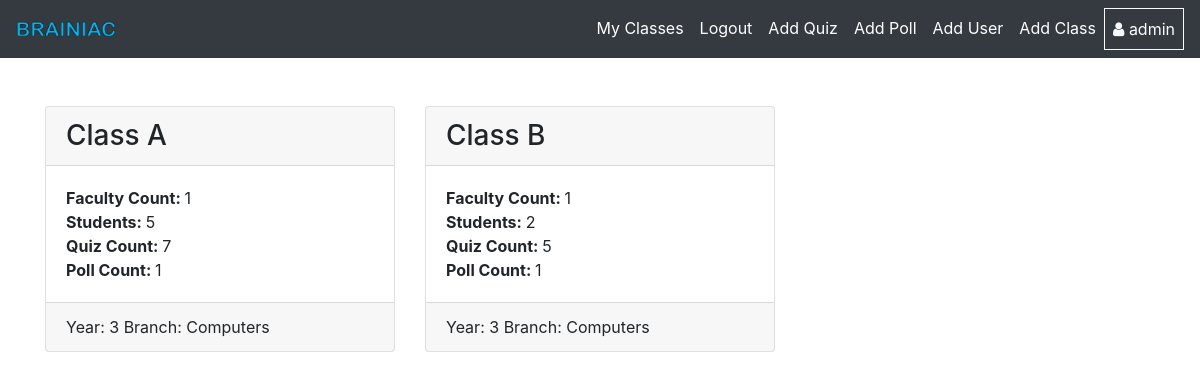
The app's page /quiz/ (signed in), older data.
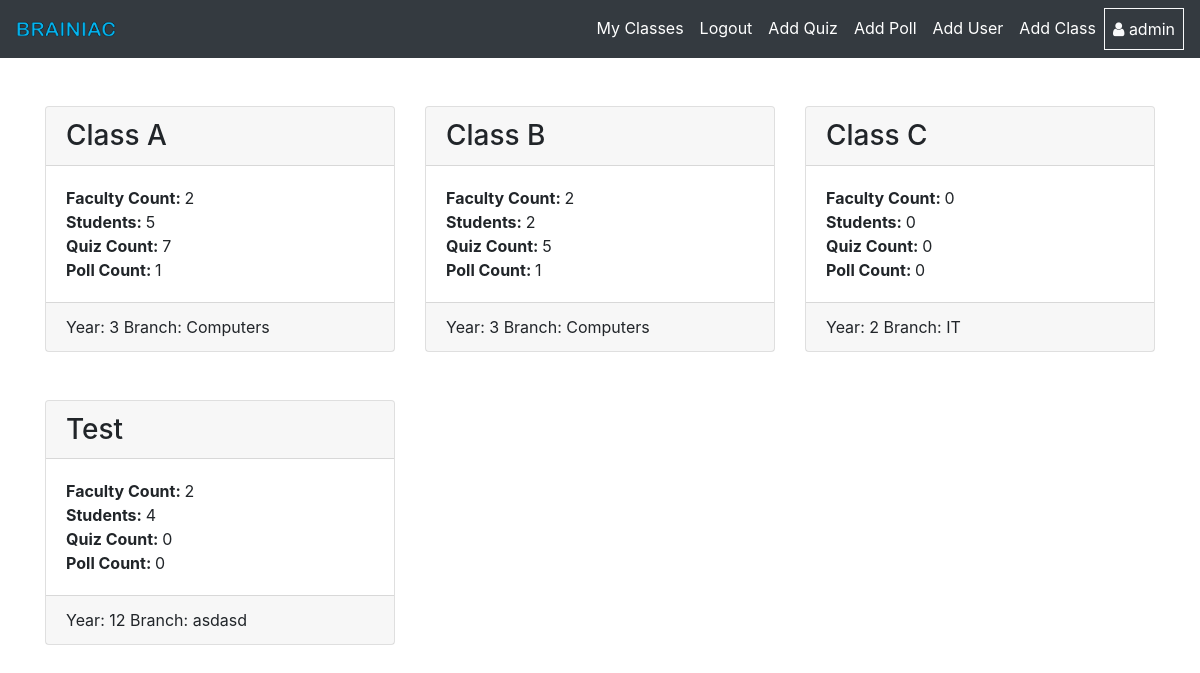
The same page, newer data.
### quiz/models.py (models this page shows, shortened)
class Class(models.Model):
    class_name = models.CharField(max_length=20)
    year = models.IntegerField(primary_key=False,null=False,blank=False)
    branch = models.CharField(max_length=50)
    user = models.ManyToManyField(User)

### quiz/views.py (the view)
# urls.py: 2. Add a URL to urlpatterns:  path('', views.home, name='home')
@login_required(login_url='/')
def home(request):
    class_list = list(Class.objects.filter(user=request.user))
    faculty_count = []
    student_count = []
    poll_count = []
    quiz_count = []
    for each in class_list:
        temp_teach = []
        temp_stud = []
        for user in each.user.all():
            if user.is_superuser :
                continue
            elif str(user.job.status) == 'teacher':
                temp_teach.append(user)
            else:
                temp_stud.append(user)
        faculty_count.append(len(temp_teach))
        student_count.append(len(temp_stud))
        temp_teach.clear()
        temp_stud.clear()
        quiz_count.append(Quiz.objects.filter(
            make_visible=True).filter(classes=each).count())
        poll_count.append(Poll.objects.filter(activate=True).filter(classes=each).count())
    class_info = zip(class_list, faculty_count, student_count, quiz_count, poll_count)
    context = {
        'class_list': class_info
    }
    return render(request, 'quiz/home.html', context)

### templates/quiz/home.html (shortened to what this page needs)
{% extends "./base.html" %}
{% block content %}
<div class="container ">
    <div class="row py-5">
        {% for class,faculty_count,student_count,quiz_count,poll_count in class_list %}
        <div class="col-md-4">
            <div class="card mb-5">
                <h3 class="card-header">{{class.class_name}}</h3>
                <div class="card-body">
                    <div>
                        <strong>Faculty Count: </strong>{{faculty_count}}
                    </div>
                    <div>
                        <strong>Students: </strong>{{student_count}}
                    </div>
                    <div>
                        <strong>Quiz Count: </strong>{{quiz_count}}
                    </div>
                    <div>
                        <strong>Poll Count: </strong>{{poll_count}}
                    </div>
                </div>
                <div class="card-footer">
                    Year: {{class.year}}
                    Branch: {{class.branch}}
                </div>
            </div>
        </div>
        {% endfor %}
        <div class="col-md-3">
        </div>
    </div>
</div>
{% endblock %}

Row changes from the older to the newer data that the page shows:
computed for Class "Class A": id "1" → "2"
computed for Class "Class B": id "1" → "2"
added Class: class_name "Class C", faculty_count "0", student_count "0", quiz_count "0", poll_count "0", year "2", branch "IT"
added Class: class_name "Test", faculty_count "2", student_count "4", quiz_count "0", poll_count "0", year "12", branch "asdasd"
